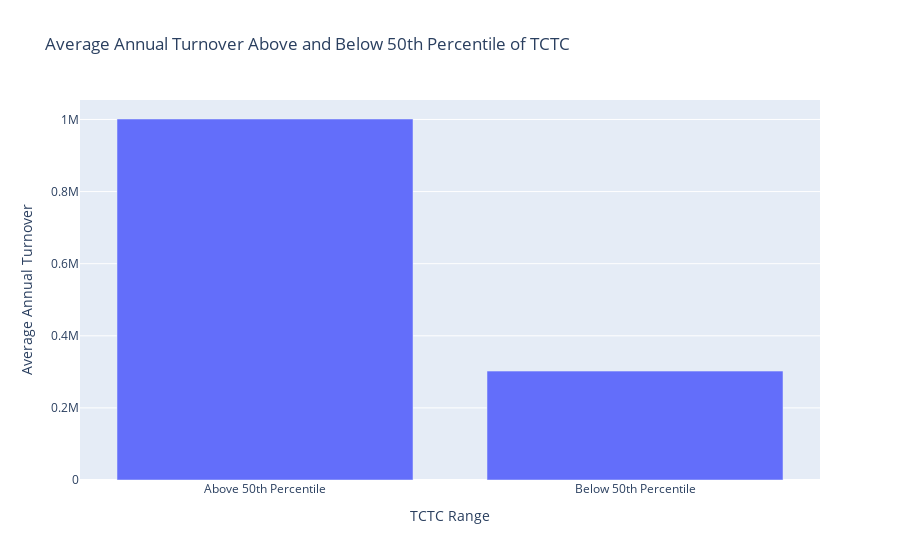

Notebook code for this chart:
### Markdown cell above
<br>

##### (c) (i) Measuring relationship between the **Anual Turnover** above and below 50th Percentile of **TCTC**

### Code cell
tctc_median = clean_data['TCTC'].mean()

# Split the data into two groups: above and below 50th percentile of TCTC
above_50th_percentile = clean_data[clean_data['TCTC'] >= tctc_median]
below_50th_percentile = clean_data[clean_data['TCTC'] < tctc_median]

# Calculate the average annual turnover for each group
avg_turnover_above = above_50th_percentile['Annual turnover'].mean()
avg_turnover_below = below_50th_percentile['Annual turnover'].mean()

# Create a bar chart to visualize the relationship between above and below 50th percentile and average turnover
fig = px.bar(
    x=['Above 50th Percentile', 'Below 50th Percentile'],
    y=[avg_turnover_above, avg_turnover_below],
    labels={'x': 'TCTC Range', 'y': 'Average Annual Turnover'},
    title='Average Annual Turnover Above and Below 50th Percentile of TCTC',
)

fig.show()

### Figure 1 — Plotly figure (JSON) as saved in the notebook; plotly's stock layout.template omitted (floating-point values rounded to 4 significant figures)
{"data": [{"alignmentgroup": "True", "hovertemplate": "TCTC Range=%{x}<br>Average Annual Turnover=%{y}<extra></extra>", "legendgroup": "", "marker": {"color": "#636efa", "pattern": {"shape": ""}}, "name": "", "offsetgroup": "", "orientation": "v", "showlegend": false, "textposition": "auto", "type": "bar", "x": ["Above 50th Percentile", "Below 50th Percentile"], "xaxis": "x", "y": [1001000.0, 302100.0], "yaxis": "y"}], "layout": {"barmode": "relative", "legend": {"tracegroupgap": 0}, "title": {"text": "Average Annual Turnover Above and Below 50th Percentile of TCTC"}, "xaxis": {"anchor": "y", "domain": [0, 1], "title": {"text": "TCTC Range"}}, "yaxis": {"anchor": "x", "domain": [0, 1], "title": {"text": "Average Annual Turnover"}}}}
